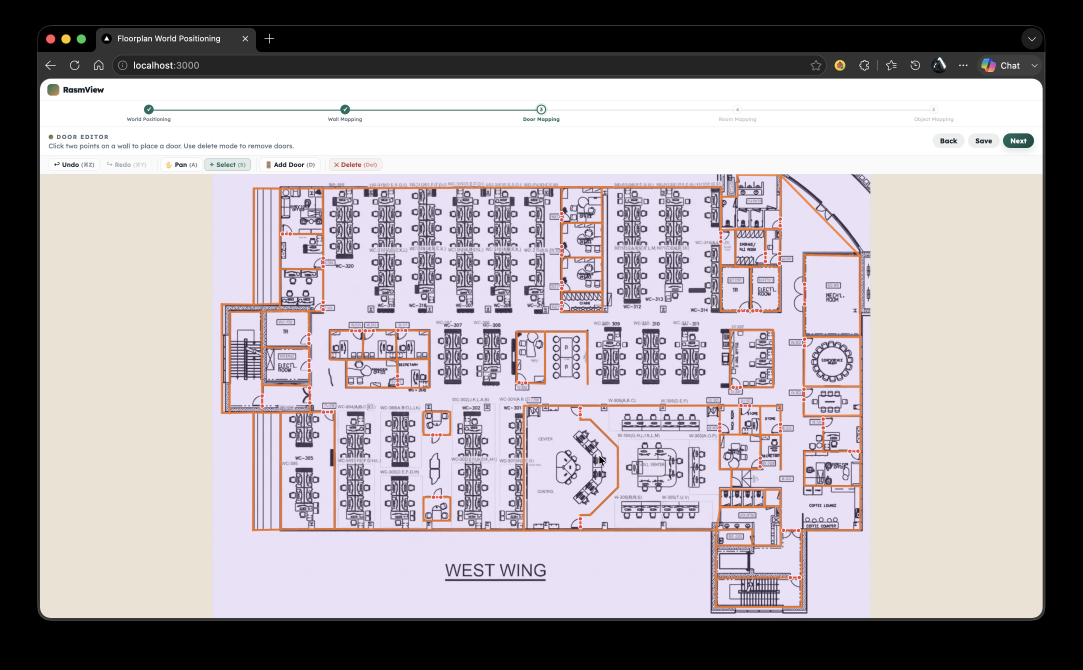
#> input picture figs/door_mapping.png, 3248 x 2010 px (shown at 1/3 size)
$ python main.py --image ../../figs/door_mapping.png
#> lines starting #> are read from the running program, lines starting #| are printed output that depends on the picture; after the words box and inside, x2 and y2 are one past the last pixel; in counts of white or black regions, pixels touching at a corner belong together
### floor_ingestion/detector/detectors.py
import cv2
import numpy as np
from pathlib import Path
from ultralytics import YOLO


def detect_largest_closed_shape(image: np.ndarray) -> tuple[np.ndarray, np.ndarray, float, float]:
    """
    Detect the largest closed shape in a BGR image.

    Returns (floor_contour, approx_contour, area, perimeter).
    Returns (None, None, 0, 0) if no contours are found.
    """
    h, w = image.shape[:2]
    gray = cv2.cvtColor(image, cv2.COLOR_BGR2GRAY)

    blurred = cv2.GaussianBlur(gray, (5, 5), 0)
    _, binary = cv2.threshold(blurred, 0, 255, cv2.THRESH_BINARY_INV + cv2.THRESH_OTSU)

    kernel = cv2.getStructuringElement(cv2.MORPH_RECT, (15, 15))
    closed = cv2.morphologyEx(binary, cv2.MORPH_CLOSE, kernel)

    flood_filled = closed.copy()
    mask = np.zeros((h + 2, w + 2), dtype=np.uint8)
    cv2.floodFill(flood_filled, mask, (0, 0), 255)
    flood_filled_inv = cv2.bitwise_not(flood_filled)
    filled = cv2.bitwise_or(closed, flood_filled_inv)

    contours, _ = cv2.findContours(filled, cv2.RETR_EXTERNAL, cv2.CHAIN_APPROX_SIMPLE)
    if not contours:
        return None, None, 0, 0

    floor_contour = max(contours, key=cv2.contourArea)
    area = cv2.contourArea(floor_contour)
    perimeter = cv2.arcLength(floor_contour, True)

    epsilon = 0.005 * perimeter
    approx = cv2.approxPolyDP(floor_contour, epsilon, True)

    return floor_contour, approx, area, perimeter


def detect_floor_boundary(image_path: str, output_dir: str = None):
    image_path = Path(image_path)
    output_dir = Path(output_dir) if output_dir else image_path.parent

    original = cv2.imread(str(image_path))
    if original is None:
        raise FileNotFoundError(f"Could not load image: {image_path}")

    h, w = original.shape[:2]
    floor_contour, approx, area, perimeter = detect_largest_closed_shape(original)

    if floor_contour is None:
        print("No contours found.")
        return None

    # --- Snap nearly-axis-aligned segments to perfectly straight lines ---
    pts = approx.reshape(-1, 2).tolist()
    n = len(pts)
    SNAP_PX = 100
    for i in range(n):
        p1 = pts[i]
        p2 = pts[(i + 1) % n]
        dx = abs(p2[0] - p1[0])
        dy = abs(p2[1] - p1[1])
        if dy <= SNAP_PX and dx > dy:        # nearly horizontal: equalise Y
            mid_y = round((p1[1] + p2[1]) / 2)
            p1[1] = mid_y
            p2[1] = mid_y
        elif dx <= SNAP_PX and dy > dx:      # nearly vertical: equalise X
            mid_x = round((p1[0] + p2[0]) / 2)
            p1[0] = mid_x
            p2[0] = mid_x

    # --- Save JSON ---
    import uuid
    external_walls = []
    for i in range(n):
        p1 = pts[i]
        p2 = pts[(i + 1) % n]
        external_walls.append({
            "id": str(uuid.uuid4()),
            "type": "segment",
            "class": "Wall External",
            "points": [p1, p2],
        })

    return {
        "metadata": {
            "source": str(image_path),
            "image_size": {"width": w, "height": h},
        },
        "elements": {
            "walls": external_walls,
            "doors": [],
            "rooms": [],
        }
    }

def detect_rooms(args):
    if not args.image.exists():
        raise FileNotFoundError(f"Input image not found: {args.image}")
    if not args.weights.exists():
        raise FileNotFoundError(f"Weights file not found: {args.weights}")

    model = YOLO(args.weights)
    predict_kwargs = {
        "source": str(args.image),
        "conf": args.conf,
        "iou": args.iou,
        "imgsz": args.imgsz,
        "project": args.project,
        "name": args.name,
        "save": False,
        "show": False,
        "verbose": False,
    }
    if args.device is not None:
        predict_kwargs["device"] = args.device

    results = model.predict(**predict_kwargs)
    result = results[0]

    return result.boxes, model.names

### floor_ingestion/detector/main.py
import cv2
import argparse
from pathlib import Path
from shapely.geometry import Polygon as ShapelyPolygon
from .detectors import detect_floor_boundary, detect_rooms
from .utils import (
    clean_overlapping_rooms,
    dedup_walls,
    merge_shared_walls,
    collapse_triangles,
    snap_wall_endpoints,
    prune_dangling_walls,
    tag_and_detect_enclosed_spaces,
    reconcile_room_walls,
    draw_overlay,
)

def repo_root() -> Path:
    return Path(__file__).resolve().parents[1]

def parse_args():
    parser = argparse.ArgumentParser(description="Run inference with a trained CubiCasa5K YOLO26 detector.")
    parser.add_argument("--image", type=Path, help="Path to an input image.")
    parser.add_argument(
        "--weights",
        type=Path,
        help="Path to the trained model weights, typically yolo_model/runs/cubicasa_yolo26/weights/best.pt.",
    )
    parser.add_argument("--output-dir", "-o", help="Directory to save outputs (default: same as image)")

    parser.add_argument("--conf", type=float, default=0.25, help="Confidence threshold.")
    parser.add_argument("--iou", type=float, default=0.7, help="IoU threshold used by NMS.")
    parser.add_argument("--imgsz", type=int, default=2048, help="Inference image size.")
    parser.add_argument("--project", default=str(repo_root() / "yolo_model" / "runs"))
    parser.add_argument("--name", default="cubicasa_yolo26_predict")

    parser.add_argument("--device", default=None, help="Inference device, for example cpu, 0, or 0,1.")
    parser.add_argument("--merge-walls", action="store_true", help="Merge near-duplicate shared walls between rooms.")
    parser.add_argument("--no-merge-walls", dest="merge_walls", action="store_false")
    parser.add_argument("--merge-gap", type=int, default=10, help="Max pixel distance between parallel walls to treat as shared (default: 6).")
    return parser.parse_args()


def process_floorplan(
    image: Path,
    weights: Path,
    output_dir: Path,
    merge_walls: bool = True,
    merge_gap: int = 10,
    conf: float = 0.25,
    iou: float = 0.7,
    imgsz: int = 2048,
    device=None,
) -> dict:
    """
    Run the full floor-plan detection pipeline and return the boundary dict.
    Also writes <stem>_boundary.json into output_dir.
    """
    import json
    import uuid

    image = Path(image)
    output_dir = Path(output_dir)

    # Build a namespace that detect_rooms expects
    import argparse
    args = argparse.Namespace(
        image=image,
        weights=weights,
        output_dir=str(output_dir),
        conf=conf,
        iou=iou,
        imgsz=imgsz,
        project=str(repo_root() / "yolo_model" / "runs"),
        name="cubicasa_yolo26_predict",
        device=device,
        merge_walls=merge_walls,
        merge_gap=merge_gap,
    )

    result = detect_floor_boundary(image, output_dir)
    boxes, names = detect_rooms(args)

    if result is None:
        print("No floor boundary detected.")
        return None

    boundary_pts = [w["points"][0] for w in result["elements"]["walls"]]
    floor_poly = ShapelyPolygon(boundary_pts)

    rooms = []
    if boxes is not None and len(boxes) > 0:
        for box in boxes:
            class_id = int(box.cls.item())
            class_name = names[class_id]
            if class_name != "room":
                continue

            def extract_walls_from_room_pred(x1, y1, x2, y2):
                corners = [(x1, y1), (x2, y1), (x2, y2), (x1, y2)]
                pairs = [(corners[0], corners[1]),
                         (corners[1], corners[2]),
                         (corners[2], corners[3]),
                         (corners[3], corners[0])]
                return [(p1, p2) for p1, p2 in pairs]

            x1, y1, x2, y2 = [round(v) for v in box.xyxy[0].tolist()]
            segments = extract_walls_from_room_pred(x1, y1, x2, y2)

            wall_ids = []
            for seg in segments:
                if seg is None:
                    wall_ids.append(None)
                    continue
                p1, p2 = seg
                wid = str(uuid.uuid4())
                result["elements"]["walls"].append({
                    "id": wid,
                    "type": "segment",
                    "class": "Wall Internal",
                    "points": [list(p1), list(p2)],
                })
                wall_ids.append(wid)

            rooms.append({
                "id": len(rooms) + 1,
                "class": class_name,
                "confidence": round(float(box.conf.item()), 4),
                "wall_ids": wall_ids,
                "bbox": [x1, y1, x2, y2],
            })

    result["elements"]["rooms"] = rooms

    rooms, result["elements"]["walls"] = clean_overlapping_rooms(rooms, result["elements"]["walls"])
    rooms, result["elements"]["walls"] = dedup_walls(rooms, result["elements"]["walls"])
    if merge_walls:
        rooms, result["elements"]["walls"] = merge_shared_walls(rooms, result["elements"]["walls"], gap_px=merge_gap)
    rooms, result["elements"]["walls"] = collapse_triangles(rooms, result["elements"]["walls"])

    snap_wall_endpoints(result["elements"]["walls"])
    prune_dangling_walls(result["elements"]["walls"], result["elements"]["rooms"])
    reconcile_room_walls(result["elements"]["walls"], result["elements"]["rooms"])
    tag_and_detect_enclosed_spaces(result["elements"]["walls"], result["elements"]["rooms"])

    result["elements"]["rooms"] = []

    out_json = output_dir / f"{image.stem}_boundary.json"
    with open(out_json, "w") as f:
        json.dump(result, f, indent=2)
    print(f"JSON saved:    {out_json}")

    return result


def _main_cli(args):
    process_floorplan(
        image=args.image,
        weights=args.weights,
        output_dir=args.output_dir or args.image.parent,
        merge_walls=args.merge_walls,
        merge_gap=args.merge_gap,
        conf=args.conf,
        iou=args.iou,
        imgsz=args.imgsz,
        device=args.device,
    )
#> in detect_floor_boundary, original is the input picture: shape (2010, 3248, 3); mean B, G, R 165.8, 162.1, 168.3
#> in detect_largest_closed_shape, `gray = cv2.cvtColor(image, cv2.COLOR_BGR2GRAY)`:
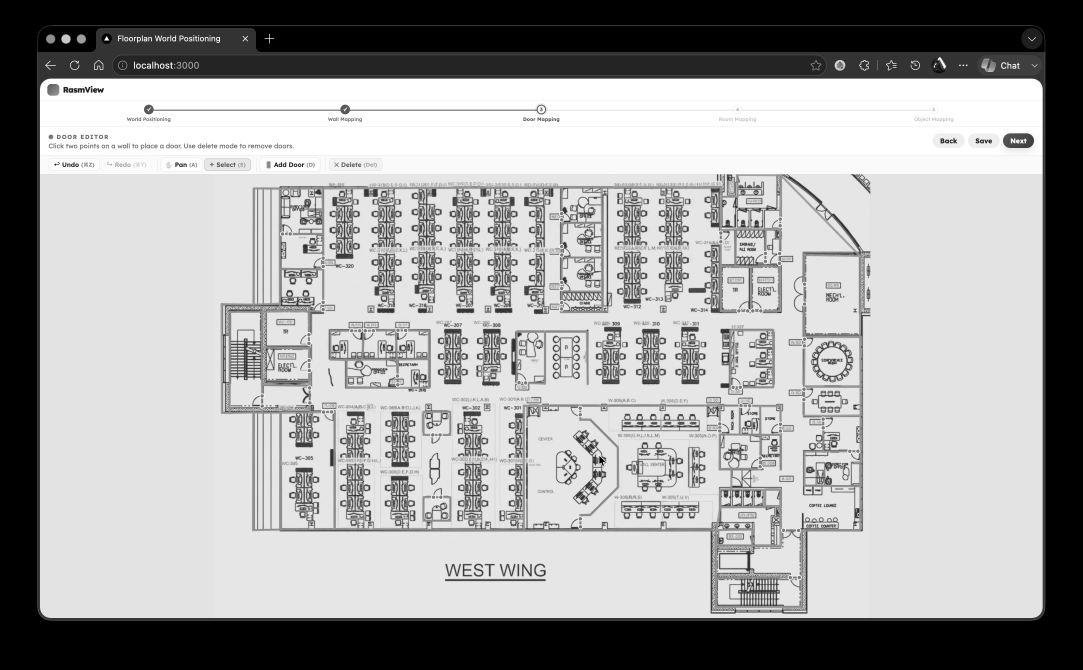
#> gray: shape (2010, 3248) (shown at 1/3 size); min 0, max 255, mean 164.3
#> in detect_largest_closed_shape, `_, binary = cv2.threshold(blurred, 0, 255, cv2.THRESH_BINARY_INV + cv2..`:
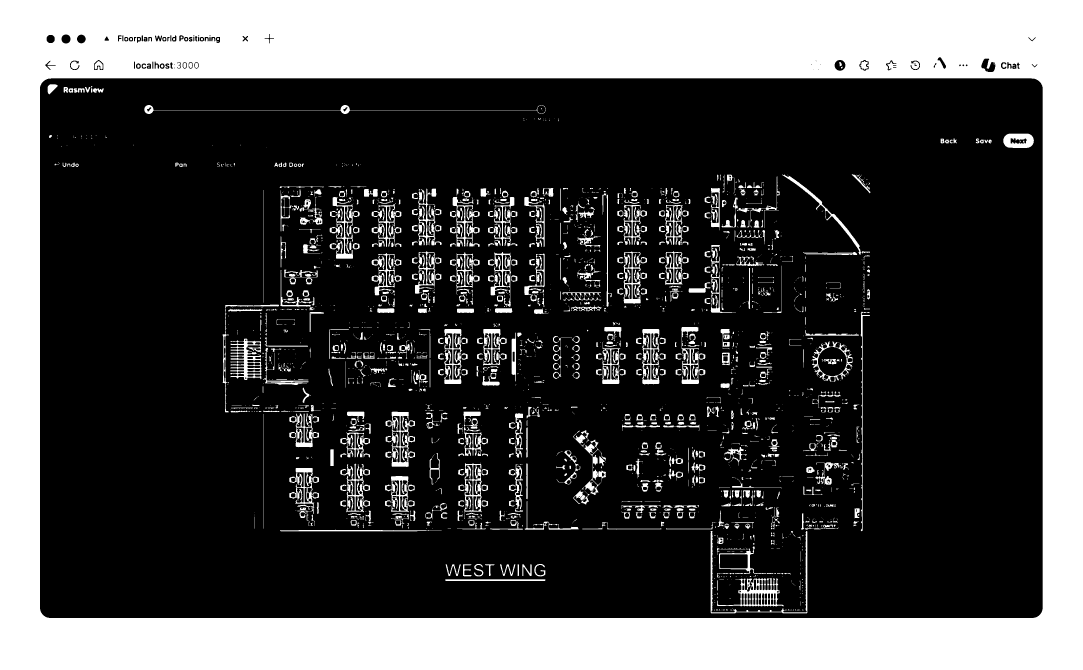
#> binary: shape (2010, 3248) (shown at 1/3 size); 29.2% white; 2047 white regions (1066 under 20 px), largest, box (x1, y1, x2, y2) and area: (0, 0, 3248, 2010) 1647904, (2151, 1735, 2351, 1819) 5088, (1157, 1235, 1245, 1401) 4861
#> in detect_largest_closed_shape, `closed = cv2.morphologyEx(binary, cv2.MORPH_CLOSE, kernel)`:
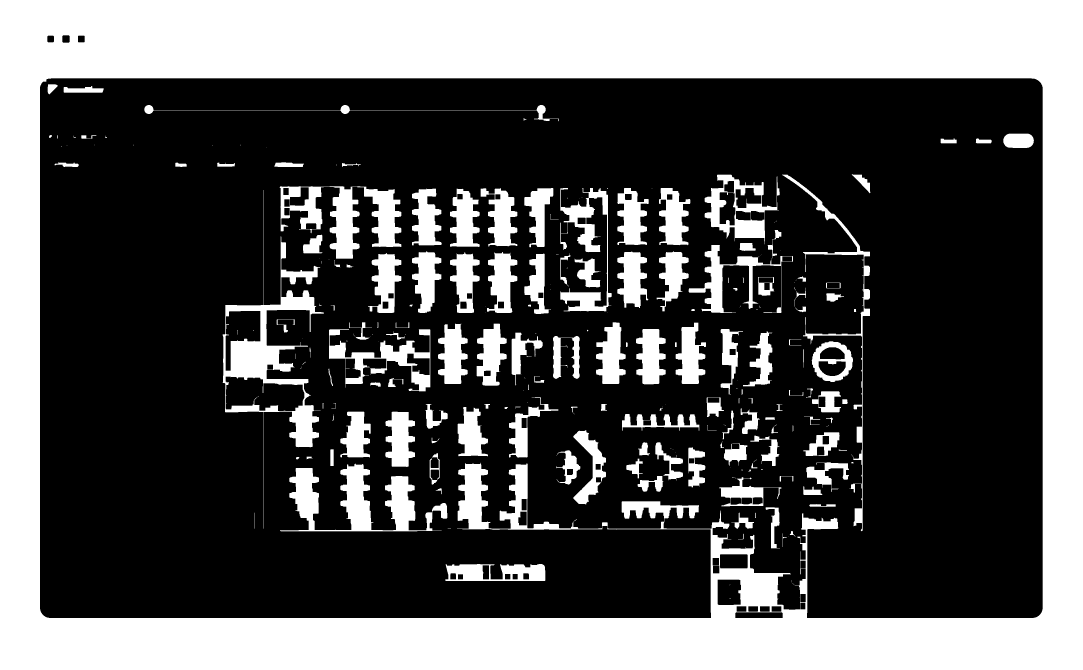
#> closed: shape (2010, 3248) (shown at 1/3 size); 34.5% white; 242 white regions (91 under 20 px), largest, box (x1, y1, x2, y2) and area: (0, 0, 3248, 2010) 1723406, (668, 570, 972, 1586) 45382, (840, 1391, 1342, 1594) 36543
#> in detect_largest_closed_shape, `filled = cv2.bitwise_or(closed, flood_filled_inv)`: filled: shape (2010, 3248); every value is 255
#> in detect_largest_closed_shape, `contours, _ = cv2.findContours(filled, cv2.RETR_EXTERNAL, cv2.CHAIN_AP..`: contours = [[[0, 0], [0, 2009], [3247, 2009], [3247, 0]]]
#> in detect_largest_closed_shape, `floor_contour = max(contours, key=cv2.contourArea)`: floor_contour = [[0, 0], [0, 2009], [3247, 2009], [3247, 0]]
#> in detect_largest_closed_shape, `area = cv2.contourArea(floor_contour)`: area = 6523223
#> in detect_largest_closed_shape, `perimeter = cv2.arcLength(floor_contour, True)`: perimeter = 10512
#> in detect_largest_closed_shape, `epsilon = 0.005 * perimeter`: epsilon = 52.56
#> in detect_largest_closed_shape, `approx = cv2.approxPolyDP(floor_contour, epsilon, True)`: approx = [[0, 0], [0, 2009], [3247, 2009], [3247, 0]]
#> in detect_floor_boundary, `floor_contour, approx, area, perimeter = detect_largest_closed_shape(o..`: area = 6523223; perimeter = 10512
#> in detect_floor_boundary, `pts = approx.reshape(-1, 2).tolist()`: pts = [[0, 0], [0, 2009], [3247, 2009], [3247, 0]]
#> in detect_floor_boundary, `n = len(pts)`: n = 4
#> the loop in detect_floor_boundary, `for i in range(n):` made 4 passes
#> (dx, dy, mid_x) on pass 3: (0, 2009, 3247)
#> (dx, dy, mid_x) on pass 1: (0, 2009, 0)
#> the loop in detect_floor_boundary, `for i in range(n):` made 4 passes
#> after the loop in detect_floor_boundary, `for i in range(n):`: external_walls = 4 items
#> in process_floorplan, `result = detect_floor_boundary(image, output_dir)`: result = 2 items


if __name__ == "__main__":
    args = parse_args()
#> (the run stopped early here; a loop or call above may not have finished)

$ run again, on figs/world_pos.png
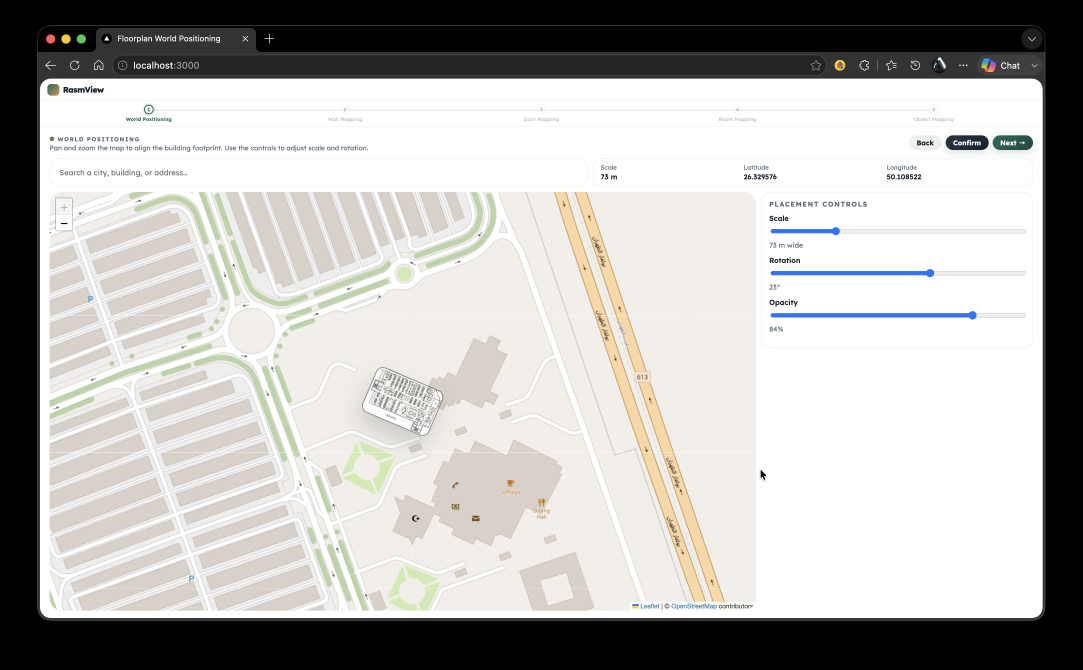
#> input picture figs/world_pos.png, 3248 x 2010 px (shown at 1/3 size)
#> in detect_floor_boundary, original is the input picture: shape (2010, 3248, 3); mean B, G, R 178.4, 181, 182.1
#> in detect_largest_closed_shape, `_, binary = cv2.threshold(blurred, 0, 255, cv2.THRESH_BINARY_INV + cv2..`:
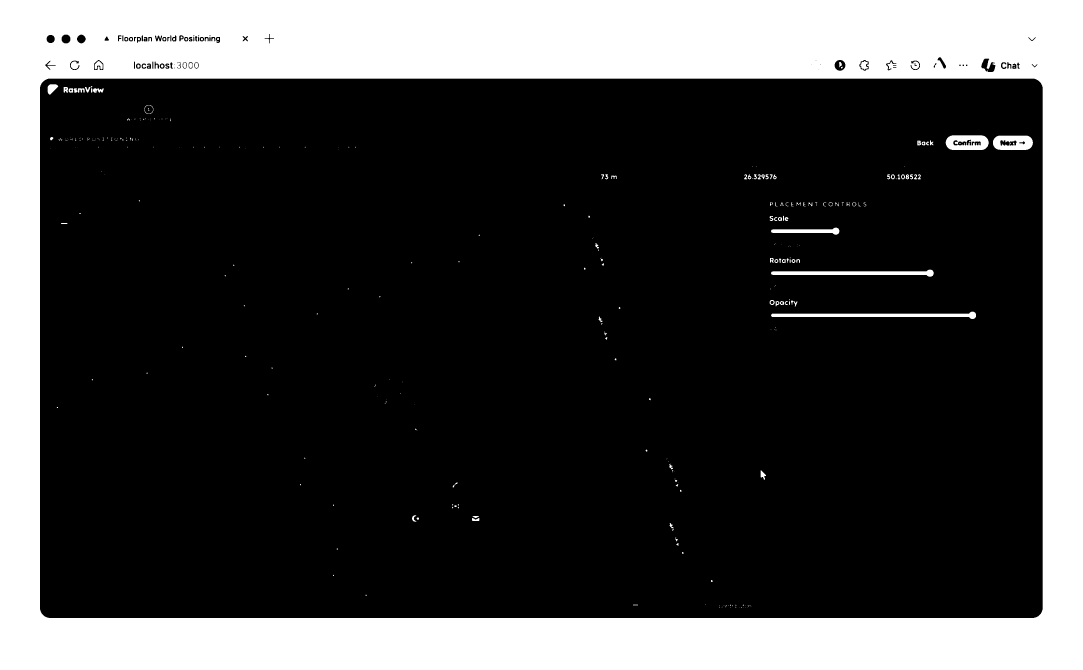
#> binary: shape (2010, 3248) (shown at 1/3 size); 25.8% white; 314 white regions (191 under 20 px), largest, box (x1, y1, x2, y2) and area: (0, 0, 3248, 2010) 1651098, (2313, 935, 2928, 957) 6310, (2313, 809, 2801, 830) 5492
#> in detect_largest_closed_shape, `closed = cv2.morphologyEx(binary, cv2.MORPH_CLOSE, kernel)`:
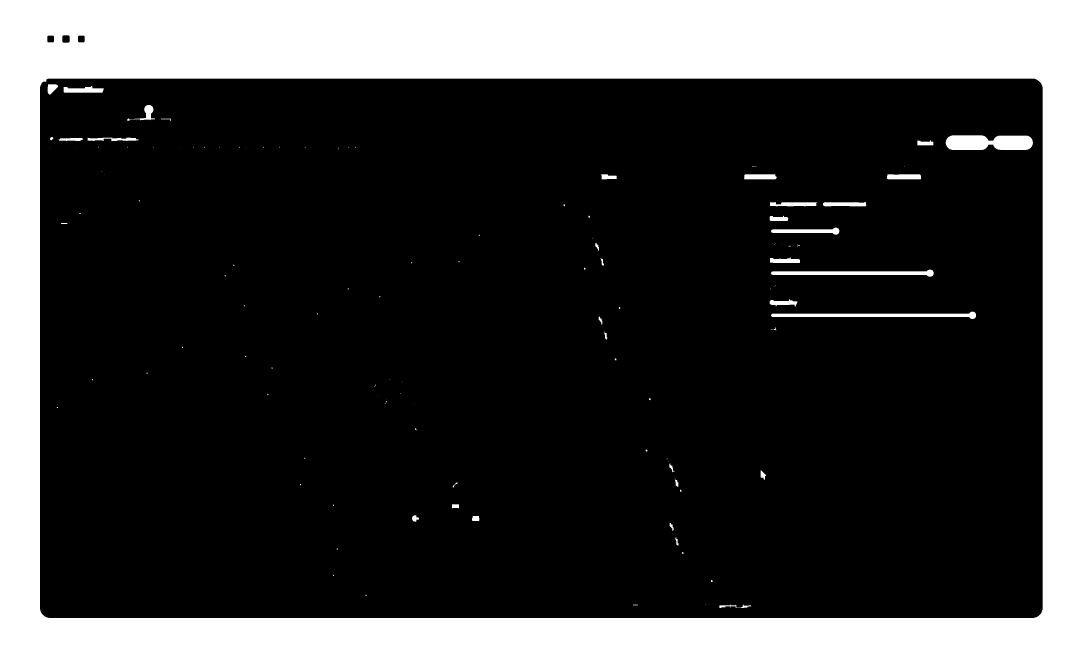
#> closed: shape (2010, 3248) (shown at 1/3 size); 26.1% white; 116 white regions (67 under 20 px), largest, box (x1, y1, x2, y2) and area: (0, 0, 3248, 2010) 1661157, (2837, 406, 3099, 450) 10136, (2313, 935, 2928, 957) 6310
#> filled: shape (2010, 3248); every value is 255
#> contours = [[[0, 0], [0, 2009], [3247, 2009], [3247, 0]]]
#> in detect_largest_closed_shape, `floor_contour = max(contours, key=cv2.contourArea)`: floor_contour = [[0, 0], [0, 2009], [3247, 2009], [3247, 0]]
#> in detect_largest_closed_shape, `area = cv2.contourArea(floor_contour)`: area = 6523223
#> in detect_largest_closed_shape, `perimeter = cv2.arcLength(floor_contour, True)`: perimeter = 10512
#> epsilon = 52.56
#> in detect_largest_closed_shape, `approx = cv2.approxPolyDP(floor_contour, epsilon, True)`: approx = [[0, 0], [0, 2009], [3247, 2009], [3247, 0]]
#> in detect_floor_boundary, `floor_contour, approx, area, perimeter = detect_largest_closed_shape(o..`: area = 6523223; perimeter = 10512
#> pts = [[0, 0], [0, 2009], [3247, 2009], [3247, 0]]
#> n = 4
#> the loop in detect_floor_boundary, `for i in range(n):` made 4 passes
#> (dx, dy, mid_x) on pass 3: (0, 2009, 3247)
#> the loop in detect_floor_boundary, `for i in range(n):` made 4 passes
#> after the loop in detect_floor_boundary, `for i in range(n):`: external_walls = 4 items
#> result = 2 items
